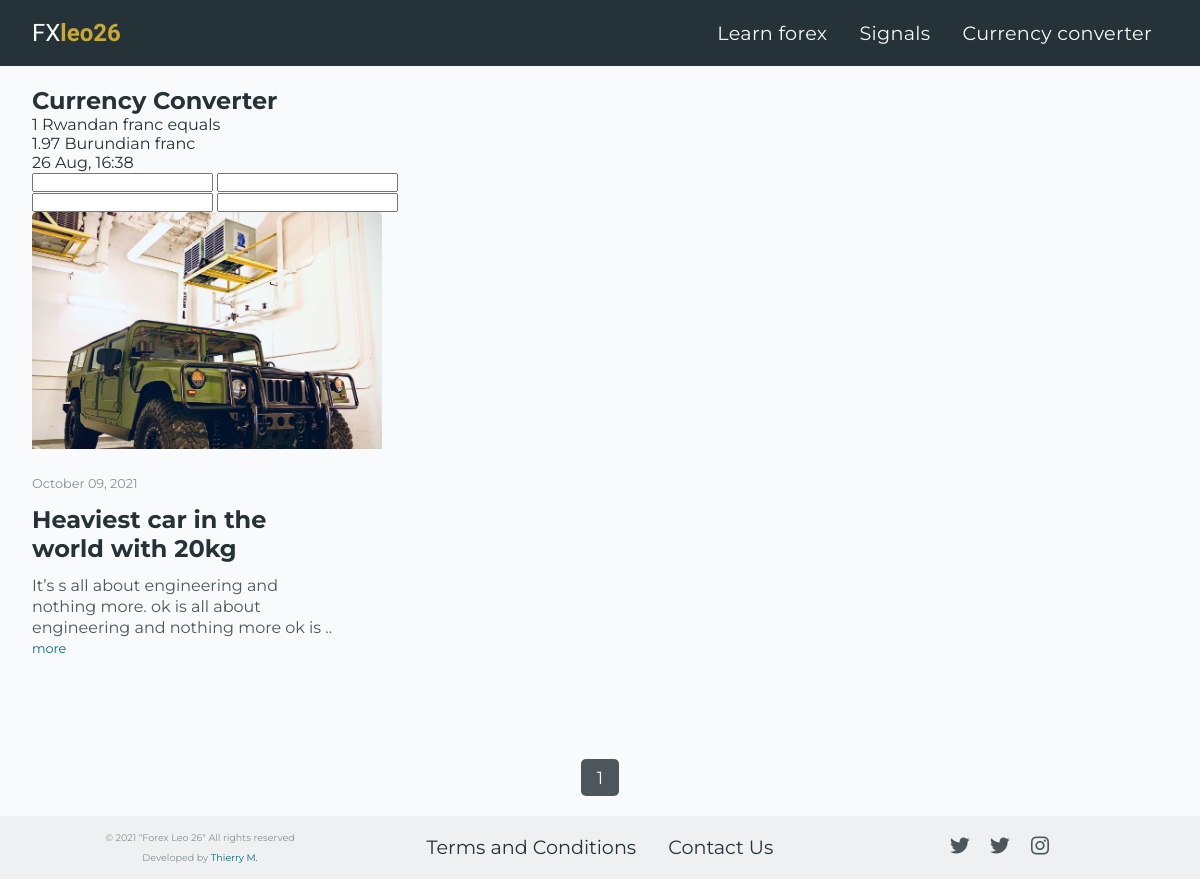
The page /home on the database its author committed.
### forex_26_app/models.py (models this page shows, shortened)
class Post(db.Model):
    id = db.Column(db.Integer, nullable=False, primary_key = True)
    image = db.Column(db.String(30), nullable=False, default = "default.jpg")
    title = db.Column(db.String(100), nullable=False)
    post = db.Column(db.Text, nullable=False)
    posted_date = db.Column(db.DateTime, nullable=False, default = datetime.utcnow)
    user = db.Column(db.Integer, db.ForeignKey('admin.id'), nullable = False)

### forex_26_app/routes.py (the view)
@app.route('/')
@app.route('/home')
def home():
    date = datetime.utcnow() # get current date
    page = request.args.get('page', 1, type=int)
    posts = Post.query.order_by(Post.posted_date.desc()).paginate(page=page, per_page=6) # query post by posted date.
    return render_template('home.html', title="Home", posts=posts, date=date)

### forex_26_app/templates/home.html (shortened to what this page needs)
{% extends "layout.html" %}
{% block content %}
{% if posts.items|length > 0 %}
{% if posts.page == 1 %}
<div class="currency_converter-container">
    <h2>Currency Converter</h2>
    <div class="currency-converter__card">
        <div class="currencies-info-container">
            <p>1 Rwandan franc equals</p>
            <p>1.97 Burundian franc</p>
        </div>
        <span class="today-time">26 Aug, 16:38</span>
        <div class="amount-forms-container">
            <div class="amount-from-container">
                <input class="amount-from-form amount-from-form_number" type="number"></input>
                <input class="amount-from-form amount-from-form_curr" type="text"></input>
            </div>
            <div class="amount-to-container">
                <input class="amount-to-form" type="number"></input>
                <input class="amount-to-form" type="text"></input>
            </div>
        </div>
    </div>
</div>
{% endif %}
<div class="news-cards-container">
    {% for post in posts.items %}
    <div class="news-card">
        <img class="overview-image" alt="" src="{{ url_for('static', filename='photos/' + post.image) }}">
        <div class="news-summary-container">
            <span class="text-muted date-posted">{{ post.posted_date.strftime("%B %d, %Y") }}</span>
            <h2 class="news-title-summary">
                <a class="news-title-summary-link" href="{{ url_for('post', post_title=post.title, post_id=post.id ) }}">{{ post.title }}</a>
            </h2>
            {% if post.post|length > 100 %}
            <p class="summary">
                {{ post.post[0:100] }}..
                <a class="read__more" href="{{ url_for('post', post_title=post.title, post_id=post.id ) }}">more</a>
            </p>
            {% else %}
            <p class="summary">{{ post.post }}</p>
            {% endif %}
        </div>
    </div>
{% endfor %}
</div>
<div class="paginations">
    {% for page_num in posts.iter_pages() %}
    {% if page_num %}
    {% if posts.page == page_num %}
    <a class='btn btn-pagination' href="{{ url_for('home', page=page_num) }}">{{ page_num }}</a>
    {% else %}
    <a class='btn-pagination-out' href="{{ url_for('home', page=page_num) }}">{{ page_num }}</a>
    {% endif %}
    {% else %}
    ...
    {% endif %}
    {% endfor %}
</div>
{% endif%}
{% endblock %}

### forex_26_app/static/home.css (style rules this page uses)
.news-cards-container { display: flex; align-items: flex-start; justify-content: flex-start; flex-wrap: wrap; column-gap: 2rem; row-gap: .5rem; }
@media screen and (min-width: 1024px) { .news-cards-container { column-gap: 3rem; row-gap: .5rem; } }
.news-card { margin-bottom: 2rem; }
.overview-image { width: 300px; border-top-left-radius: 5px; border-top-right-radius: 5px; margin-bottom: 1.3rem; }
@media screen and (min-width: 992px) { .overview-image { width: 350px; height: 237px; background-position: center; object-fit: cover; } }
.date-posted { font-size: .8rem; }
.news-title-summary { max-width: 19rem; margin-top: .8rem; }
.news-title-summary-link { color: var(--primary-clr); }
.summary { color: var(--primary-clr-alt); max-width: 19rem; margin-top: .8rem; line-height: 1.3rem; }
.read__more { font-size: .8rem; color: var(--link-clr); transition: 100ms color; }
.paginations { display: flex; flex-wrap: wrap; align-items: center; justify-content: center; gap: 1.3rem; margin-top: 3rem; }
.btn-pagination, .btn-pagination-out { font-size: 1.2rem; padding: .4rem 1.1rem; border-radius: 5px; }
.btn-pagination { background-color: var(--primary-clr-alt); border: thin solid var(--primary-clr); color: var(--white-clr); }

### forex_26_app/static/style.css (style rules this page uses)
*, *::before, *::after { margin: 0px; padding: 0px; box-sizing: border-box; }
:root { --primary-clr: hsl(197, 20%, 18%); --primary-clr-alt: hsl(197, 8%, 33%); --second-clr: hsl(46, 59%, 50%); --gray-clr: hsl(200, 10%, 94%); --gray-border-clr: #2532371a; --text-mute: hsl(196, 5%, 56%); --white-clr: hsl(210, 20%, 98%); --link-clr: #05697f; --link-clr-alt: #cfe2e0; --red-clr: #d33b25; --red-clr-alt: #ffd4d8; }
body { position: relative; background-color: var(--white-clr); color: var(--primary-clr); font-family: 'Montserrat', sans-serif; }
a { text-decoration: none; }
.text-muted { color: var(--text-mute); }
.btn { cursor: pointer; border: none; transition: 300ms color, 300ms border, 300ms background-color; font-size: 1.1rem; padding: .5rem 1rem; margin-top: 1.2rem; border-radius: 5px; }

### rows shown on the page
Post: image (picture), posted_date "October 09, 2021", title "Heaviest car in the world with 20kg", post "It’s s all about engineering and nothing more. ok is all about engineering and nothing more ok is"

### other values the page prints
{{ page_num }} "1"
